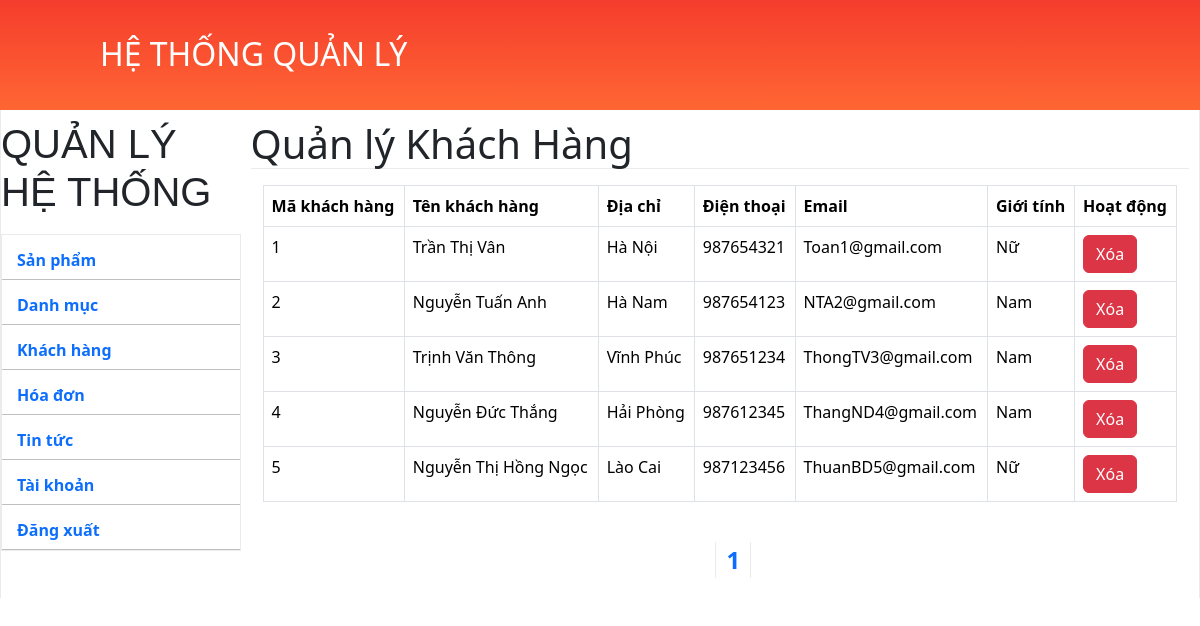
The app's page /Admin/manager_customer.php with its own data.
### tables this page shows
CREATE TABLE khach_hang(
MaKH int not null PRIMARY KEY AUTO_INCREMENT,
Ho_ten varchar(100) not null,
Dia_chi varchar(200),
Dien_thoai varchar(30),
Email varchar(50),
Gioi_tinh tinyint(4)
);

### Admin/manager_customer.php (the view, shortened to what this page needs)
<?php
			include_once 'tmdt_connect.php';
			?>
<!DOCTYPE html>
<html lang="en">
<head>
	<link rel="stylesheet" href="../css/main_style.css">
<link href="https://cdn.jsdelivr.net/npm/bootstrap@5.3.3/dist/css/bootstrap.min.css" rel="stylesheet">
</head>
<body>
	<header><?php require_once 'header.php';?></header>
	<div class="content-center main-body">
		<div style="width: 20%; float:left; overflow: hidden; box-sizing: border-box;">
			<?php include_once 'menu.php';?>
		</div>
		<div style="width: 80%; float:left; overflow: hidden; box-sizing: border-box; padding: 10px;">
			<h1 style="border-bottom: 1px solid #ebebeb; margin-bottom: 10px">Quản lý Khách Hàng</h1>
			<?php
				$page = 0;
				$items_per_page = 5;
				$sql = "SELECT CEIL(COUNT(*) / $items_per_page) AS 'totalpage' FROM `khach_hang`";
				$result = mysqli_query($tmdtconn, $sql);
				$totalpage = 0;
				if (mysqli_num_rows($result) > 0) {
					while ($row = mysqli_fetch_assoc($result)){
						$totalpage = $row["totalpage"];
					}
				}
				$offset = $page * $items_per_page;
				$sql = "SELECT * FROM `khach_hang`
				LIMIT ".$offset.", 5";
				$result = mysqli_query($tmdtconn, $sql);
				if (mysqli_num_rows($result) > 0) {
			?>
				<div class="container mt-3">
					<form action="#" method="post">
						<table class="table table-bordered">
						<thead>
							<tr>
								<th>Mã khách hàng</th>
								<th>Tên khách hàng</th>
								<th>Địa chỉ</th>
								<th>Điện thoại</th>
								<th>Email</th>
								<th>Giới tính</th>
								<th>Hoạt động</th>
							</tr>
						</thead>
						<tbody>
							<?php
								while ($row = mysqli_fetch_assoc($result)) {
							?>
							<tr>
								<td><?php echo $row["MaKH"] ?></td>
								<td><?php echo $row["Ho_ten"] ?></td>
								<td><?php echo $row["Dia_chi"] ?></td>
								<td><?php echo $row["Dien_thoai"] ?></td>
								<td><?php echo $row["Email"] ?></td>
								<?php
								if ($row["Gioi_tinh"] == 1) {
									echo "<td>Nam</td>";
								} else {
									echo "<td>Nữ</td>";
								}
								?>
								<td><a onclick="return confirm('Bạn có muốn xóa khách hàng này không?');"
								href="delete_customer.php?idkh=<?php echo $row["MaKH"] ?>" class="btn btn-danger">Xóa</a></td>
							</tr>
								<?php } ?>
						</tbody>
						</table>
					</form>
				</div>
					<br>
					<ul class="phan-trang">
					<?php
						for ($i=1; $i <= $totalpage; $i++) {
						echo "<li><a href='?page=".$i."'>".$i."</a></li>";
						}
					?>
					</ul>
					<?php
						} else {
							echo "<span class='error'>Không tìm thấy sản phẩm phù hợp</span>";
						}
					?>
		</div>
	</div>
</body>
</html>

### css/main_style.css (style rules this page uses)
* { margin: 0; padding: 0; }
header { width: 100%; height: 110px; background: linear-gradient(-180deg,#f53d2d,#f63); }
.content-center { width: 1200px; margin: 0 auto; overflow: hidden; box-sizing: border-box; }
.main-body { min-height: 300px; border-left: 1px solid #ebebeb; border-right: 1px solid #ebebeb; }
.content-center li { margin-top: 5px; }
li { display: inline-block; }
a { margin-right: 5px; }

### Admin/css/header.css (style rules this page uses)
* { margin: 0; padding: 0; }

### Admin/manager_customer.php (style rules this page uses)
.phan-trang { width: 100%; text-align: center; list-style: none; list-style: none; font-weight: bold; font-size: 1.5em; overflow: hidden; margin-bottom: 10px; }
.phan-trang li { display: inline; }
.phan-trang a { padding: 10px; border: 1px solid #ebebeb; text-decoration: none; }

### records on screen
khach_hang: MaKH "1", Ho_ten "Trần Thị Vân", Dia_chi "Hà Nội", Dien_thoai "987654321", Email "Toan1@gmail.com", Gioi_tinh "Nữ"
khach_hang: MaKH "2", Ho_ten "Nguyễn Tuấn Anh", Dia_chi "Hà Nam", Dien_thoai "987654123", Email "NTA2@gmail.com", Gioi_tinh "Nam"
khach_hang: MaKH "3", Ho_ten "Trịnh Văn Thông", Dia_chi "Vĩnh Phúc", Dien_thoai "987651234", Email "ThongTV3@gmail.com", Gioi_tinh "Nam"
khach_hang: MaKH "4", Ho_ten "Nguyễn Đức Thắng", Dia_chi "Hải Phòng", Dien_thoai "987612345", Email "ThangND4@gmail.com", Gioi_tinh "Nam"
khach_hang: MaKH "5", Ho_ten "Nguyễn Thị Hồng Ngọc", Dia_chi "Lào Cai", Dien_thoai "987123456", Email "ThuanBD5@gmail.com", Gioi_tinh "Nữ"
